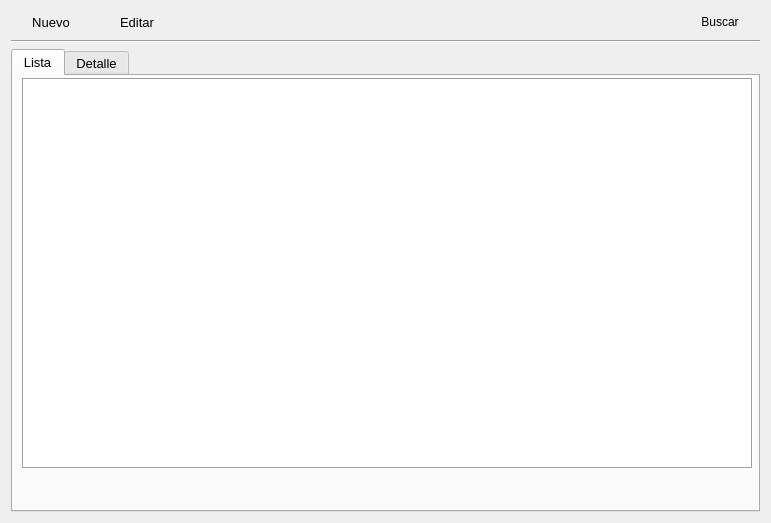
<?xml version="1.0" encoding="UTF-8"?>
<ui version="4.0">
 <class>UsuariosForm</class>
 <widget class="QWidget" name="UsuariosForm">
  <property name="geometry">
   <rect>
    <x>0</x>
    <y>0</y>
    <width>771</width>
    <height>523</height>
   </rect>
  </property>
  <property name="windowTitle">
   <string>Form</string>
  </property>
  <layout class="QGridLayout" name="gridLayout">
   <item row="0" column="0">
    <layout class="QVBoxLayout" name="verticalLayout">
     <item>
      <layout class="QHBoxLayout" name="horizontalLayout_2">
       <item>
        <widget class="QPushButton" name="nuevo_pushButton">
         <property name="font">
          <font>
           <pointsize>10</pointsize>
          </font>
         </property>
         <property name="text">
          <string>Nuevo</string>
         </property>
         <property name="icon">
          <iconset resource="../Icons/Icons.qrc">
           <normaloff>:/Icons/1349716393_monotone_add_plus.png</normaloff>:/Icons/1349716393_monotone_add_plus.png</iconset>
         </property>
         <property name="iconSize">
          <size>
           <width>24</width>
           <height>24</height>
          </size>
         </property>
         <property name="shortcut">
          <string>Ctrl+N</string>
         </property>
         <property name="flat">
          <bool>true</bool>
         </property>
        </widget>
       </item>
       <item>
        <widget class="QPushButton" name="editar_pushButton">
         <property name="enabled">
          <bool>true</bool>
         </property>
         <property name="font">
          <font>
           <pointsize>10</pointsize>
          </font>
         </property>
         <property name="text">
          <string>Editar</string>
         </property>
         <property name="icon">
          <iconset resource="../Icons/Icons.qrc">
           <normaloff>:/Icons/1349716425_doc_edit.png</normaloff>:/Icons/1349716425_doc_edit.png</iconset>
         </property>
         <property name="iconSize">
          <size>
           <width>24</width>
           <height>24</height>
          </size>
         </property>
         <property name="shortcut">
          <string>Ctrl+E</string>
         </property>
         <property name="flat">
          <bool>true</bool>
         </property>
        </widget>
       </item>
       <item>
        <spacer name="horizontalSpacer">
         <property name="orientation">
          <enum>Qt::Horizontal</enum>
         </property>
         <property name="sizeHint" stdset="0">
          <size>
           <width>40</width>
           <height>20</height>
          </size>
         </property>
        </spacer>
       </item>
       <item>
        <widget class="QPushButton" name="pB_buscar">
         <property name="text">
          <string>Buscar</string>
         </property>
         <property name="icon">
          <iconset resource="../Icons/Icons.qrc">
           <normaloff>:/Icons/1349716430_zoom.png</normaloff>:/Icons/1349716430_zoom.png</iconset>
         </property>
         <property name="iconSize">
          <size>
           <width>24</width>
           <height>24</height>
          </size>
         </property>
         <property name="shortcut">
          <string>Ctrl+B</string>
         </property>
         <property name="autoDefault">
          <bool>false</bool>
         </property>
         <property name="default">
          <bool>false</bool>
         </property>
         <property name="flat">
          <bool>true</bool>
         </property>
        </widget>
       </item>
      </layout>
     </item>
     <item>
      <widget class="Line" name="line">
       <property name="orientation">
        <enum>Qt::Horizontal</enum>
       </property>
      </widget>
     </item>
     <item>
      <widget class="QTabWidget" name="Module_tabWidget">
       <property name="enabled">
        <bool>true</bool>
       </property>
       <property name="font">
        <font>
         <pointsize>10</pointsize>
        </font>
       </property>
       <property name="cursor">
        <cursorShape>ArrowCursor</cursorShape>
       </property>
       <property name="currentIndex">
        <number>0</number>
       </property>
       <widget class="QWidget" name="list_tab">
        <attribute name="title">
         <string>Lista</string>
        </attribute>
        <widget class="QTableView" name="list_tableView">
         <property name="geometry">
          <rect>
           <x>9</x>
           <y>2</y>
           <width>731</width>
           <height>391</height>
          </rect>
         </property>
         <property name="mouseTracking">
          <bool>true</bool>
         </property>
         <property name="frameShape">
          <enum>QFrame::Box</enum>
         </property>
         <property name="alternatingRowColors">
          <bool>true</bool>
         </property>
         <property name="selectionMode">
          <enum>QAbstractItemView::SingleSelection</enum>
         </property>
         <property name="selectionBehavior">
          <enum>QAbstractItemView::SelectRows</enum>
         </property>
         <property name="gridStyle">
          <enum>Qt::SolidLine</enum>
         </property>
         <attribute name="horizontalHeaderCascadingSectionResizes">
          <bool>false</bool>
         </attribute>
        </widget>
       </widget>
       <widget class="QWidget" name="detail_tab">
        <attribute name="title">
         <string>Detalle</string>
        </attribute>
        <layout class="QGridLayout" name="gridLayout_4">
         <item row="0" column="0">
          <layout class="QHBoxLayout" name="horizontalLayout">
           <item>
            <layout class="QGridLayout" name="gridLayout_3">
             <item row="0" column="1">
              <widget class="QLineEdit" name="le_pApellido"/>
             </item>
             <item row="2" column="2">
              <widget class="QLabel" name="label_16">
               <property name="text">
                <string>Número de Documento</string>
               </property>
              </widget>
             </item>
             <item row="5" column="2">
              <widget class="QLabel" name="label">
               <property name="text">
                <string>Teléfono Fam.</string>
               </property>
              </widget>
             </item>
             <item row="10" column="0" colspan="4">
              <widget class="QPlainTextEdit" name="tE_obs">
               <property name="sizePolicy">
                <sizepolicy hsizetype="Expanding" vsizetype="Expanding">
                 <horstretch>0</horstretch>
                 <verstretch>0</verstretch>
                </sizepolicy>
               </property>
               <property name="minimumSize">
                <size>
                 <width>0</width>
                 <height>0</height>
                </size>
               </property>
               <property name="maximumSize">
                <size>
                 <width>16777215</width>
                 <height>50</height>
                </size>
               </property>
              </widget>
             </item>
             <item row="7" column="1">
              <widget class="QLineEdit" name="le_Usuario">
               <property name="readOnly">
                <bool>false</bool>
               </property>
              </widget>
             </item>
             <item row="5" column="0">
              <widget class="QLabel" name="label_22">
               <property name="text">
                <string>Teléfono</string>
               </property>
              </widget>
             </item>
             <item row="3" column="0">
              <widget class="QLabel" name="label_19">
               <property name="text">
                <string>Dirección</string>
               </property>
              </widget>
             </item>
             <item row="6" column="2">
              <widget class="QLabel" name="label_4">
               <property name="text">
                <string>Tipo Colaborador</string>
               </property>
              </widget>
             </item>
             <item row="4" column="2">
              <widget class="QLabel" name="label_27">
               <property name="text">
                <string>Celular</string>
               </property>
              </widget>
             </item>
             <item row="4" column="0">
              <widget class="QLabel" name="label_28">
               <property name="text">
                <string>Fecha de Nacimiento</string>
               </property>
              </widget>
             </item>
             <item row="2" column="1">
              <widget class="QComboBox" name="cB_tDoc"/>
             </item>
             <item row="9" column="2" colspan="2">
              <spacer name="horizontalSpacer_3">
               <property name="orientation">
                <enum>Qt::Horizontal</enum>
               </property>
               <property name="sizeHint" stdset="0">
                <size>
                 <width>40</width>
                 <height>20</height>
                </size>
               </property>
              </spacer>
             </item>
             <item row="2" column="3">
              <widget class="QLineEdit" name="le_numDoc"/>
             </item>
             <item row="0" column="0">
              <widget class="QLabel" name="label_21">
               <property name="text">
                <string>Primer Apellido</string>
               </property>
              </widget>
             </item>
             <item row="0" column="2">
              <widget class="QLabel" name="label_29">
               <property name="text">
                <string>Segundo Apellido</string>
               </property>
              </widget>
             </item>
             <item row="5" column="1">
              <widget class="QLineEdit" name="le_telf"/>
             </item>
             <item row="2" column="0">
              <widget class="QLabel" name="label_24">
               <property name="text">
                <string>Tipo de Documento</string>
               </property>
              </widget>
             </item>
             <item row="1" column="3">
              <widget class="QComboBox" name="cb_sexo">
               <property name="sizePolicy">
                <sizepolicy hsizetype="Fixed" vsizetype="Fixed">
                 <horstretch>0</horstretch>
                 <verstretch>0</verstretch>
                </sizepolicy>
               </property>
              </widget>
             </item>
             <item row="7" column="2">
              <widget class="QLabel" name="label_3">
               <property name="text">
                <string>Cambiar Contraseña:</string>
               </property>
              </widget>
             </item>
             <item row="7" column="0">
              <widget class="QLabel" name="label_2">
               <property name="text">
                <string>Nombre de Usuario</string>
               </property>
              </widget>
             </item>
             <item row="4" column="1">
              <widget class="QDateEdit" name="de_fechaNac">
               <property name="sizePolicy">
                <sizepolicy hsizetype="Expanding" vsizetype="Fixed">
                 <horstretch>0</horstretch>
                 <verstretch>0</verstretch>
                </sizepolicy>
               </property>
               <property name="displayFormat">
                <string>dd/MM/yyyy</string>
               </property>
               <property name="calendarPopup">
                <bool>true</bool>
               </property>
              </widget>
             </item>
             <item row="0" column="3">
              <widget class="QLineEdit" name="le_sApellido"/>
             </item>
             <item row="3" column="1" colspan="3">
              <widget class="QLineEdit" name="le_direccion"/>
             </item>
             <item row="1" column="0">
              <widget class="QLabel" name="label_25">
               <property name="text">
                <string>Nombres</string>
               </property>
              </widget>
             </item>
             <item row="1" column="2">
              <widget class="QLabel" name="label_17">
               <property name="text">
                <string>Sexo:</string>
               </property>
              </widget>
             </item>
             <item row="9" column="0">
              <widget class="QLabel" name="label_30">
               <property name="text">
                <string>Observaciones</string>
               </property>
              </widget>
             </item>
             <item row="6" column="1">
              <widget class="QLineEdit" name="le_email"/>
             </item>
             <item row="4" column="3">
              <widget class="QLineEdit" name="le_cell"/>
             </item>
             <item row="1" column="1">
              <widget class="QLineEdit" name="le_nombre"/>
             </item>
             <item row="5" column="3">
              <widget class="QLineEdit" name="lE_telfFam"/>
             </item>
             <item row="6" column="0">
              <widget class="QLabel" name="label_5">
               <property name="text">
                <string>Email :</string>
               </property>
              </widget>
             </item>
             <item row="8" column="0">
              <widget class="QLabel" name="label_6">
               <property name="text">
                <string>Habilitado</string>
               </property>
              </widget>
             </item>
             <item row="8" column="1">
              <widget class="QComboBox" name="cB_habilitado">
               <property name="sizePolicy">
                <sizepolicy hsizetype="Fixed" vsizetype="Fixed">
                 <horstretch>0</horstretch>
                 <verstretch>0</verstretch>
                </sizepolicy>
               </property>
              </widget>
             </item>
             <item row="7" column="3">
              <widget class="QComboBox" name="cB_cambiarpass">
               <property name="editable">
                <bool>false</bool>
               </property>
              </widget>
             </item>
             <item row="6" column="3">
              <widget class="QComboBox" name="cB_tipoCol"/>
             </item>
            </layout>
           </item>
           <item>
            <widget class="QTableView" name="tableView_permisos">
             <property name="sizePolicy">
              <sizepolicy hsizetype="Fixed" vsizetype="Minimum">
               <horstretch>0</horstretch>
               <verstretch>0</verstretch>
              </sizepolicy>
             </property>
             <property name="minimumSize">
              <size>
               <width>0</width>
               <height>0</height>
              </size>
             </property>
             <property name="editTriggers">
              <set>QAbstractItemView::AnyKeyPressed|QAbstractItemView::DoubleClicked|QAbstractItemView::EditKeyPressed|QAbstractItemView::SelectedClicked</set>
             </property>
            </widget>
           </item>
          </layout>
         </item>
         <item row="1" column="0">
          <layout class="QHBoxLayout" name="horizontalLayout_3">
           <item>
            <spacer name="horizontalSpacer_4">
             <property name="orientation">
              <enum>Qt::Horizontal</enum>
             </property>
             <property name="sizeHint" stdset="0">
              <size>
               <width>40</width>
               <height>20</height>
              </size>
             </property>
            </spacer>
           </item>
           <item>
            <widget class="QPushButton" name="save_pushButton">
             <property name="font">
              <font>
               <pointsize>10</pointsize>
              </font>
             </property>
             <property name="text">
              <string>Guardar</string>
             </property>
             <property name="icon">
              <iconset resource="../Icons/Icons.qrc">
               <normaloff>:/Icons/1349716356_save.png</normaloff>:/Icons/1349716356_save.png</iconset>
             </property>
             <property name="iconSize">
              <size>
               <width>24</width>
               <height>24</height>
              </size>
             </property>
             <property name="shortcut">
              <string>Ctrl+G</string>
             </property>
            </widget>
           </item>
           <item>
            <widget class="QPushButton" name="cancel_pushButton">
             <property name="font">
              <font>
               <pointsize>10</pointsize>
              </font>
             </property>
             <property name="text">
              <string>Cancelar</string>
             </property>
             <property name="icon">
              <iconset resource="../Icons/Icons.qrc">
               <normaloff>:/Icons/1349716376_monotone_close_exit_delete.png</normaloff>:/Icons/1349716376_monotone_close_exit_delete.png</iconset>
             </property>
             <property name="iconSize">
              <size>
               <width>24</width>
               <height>24</height>
              </size>
             </property>
             <property name="shortcut">
              <string>Ctrl+U</string>
             </property>
            </widget>
           </item>
           <item>
            <spacer name="horizontalSpacer_5">
             <property name="orientation">
              <enum>Qt::Horizontal</enum>
             </property>
             <property name="sizeHint" stdset="0">
              <size>
               <width>40</width>
               <height>20</height>
              </size>
             </property>
            </spacer>
           </item>
          </layout>
         </item>
        </layout>
       </widget>
      </widget>
     </item>
    </layout>
   </item>
  </layout>
 </widget>
 <tabstops>
  <tabstop>le_pApellido</tabstop>
  <tabstop>le_sApellido</tabstop>
  <tabstop>le_nombre</tabstop>
  <tabstop>cb_sexo</tabstop>
  <tabstop>cB_tDoc</tabstop>
  <tabstop>le_numDoc</tabstop>
  <tabstop>le_direccion</tabstop>
  <tabstop>de_fechaNac</tabstop>
  <tabstop>le_cell</tabstop>
  <tabstop>le_telf</tabstop>
  <tabstop>lE_telfFam</tabstop>
  <tabstop>le_email</tabstop>
  <tabstop>cB_tipoCol</tabstop>
  <tabstop>le_Usuario</tabstop>
  <tabstop>cB_cambiarpass</tabstop>
  <tabstop>cB_habilitado</tabstop>
  <tabstop>tE_obs</tabstop>
  <tabstop>tableView_permisos</tabstop>
  <tabstop>save_pushButton</tabstop>
  <tabstop>cancel_pushButton</tabstop>
  <tabstop>Module_tabWidget</tabstop>
  <tabstop>list_tableView</tabstop>
  <tabstop>editar_pushButton</tabstop>
  <tabstop>nuevo_pushButton</tabstop>
 </tabstops>
 <resources>
  <include location="../Icons/Icons.qrc"/>
 </resources>
 <connections/>
</ui>
